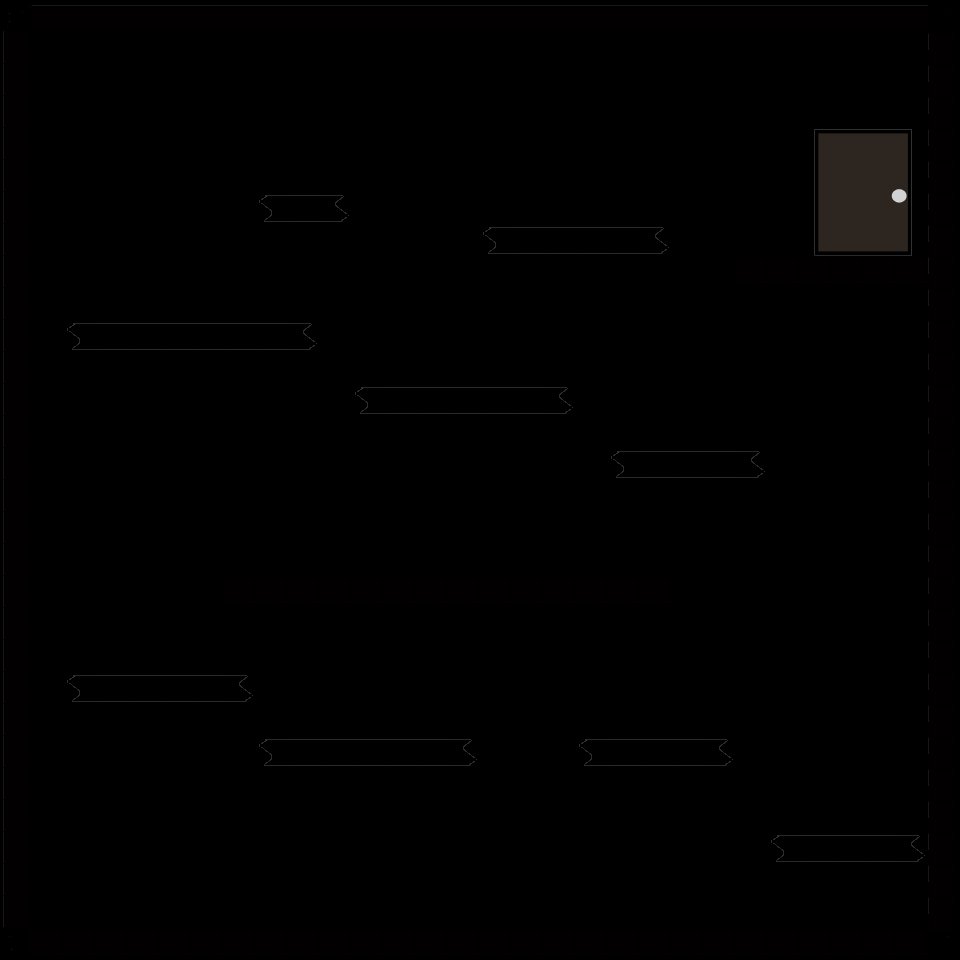

Tiled map render using the project's own tile images. Description and the map definition, with tile-layer contents summarised, below:
An orthogonal 30x30 tile map with 32x32 px tiles, 3 tile layers (level, door, platforms).

<map version="1.0" orientation="orthogonal" width="30" height="30" tilewidth="32" tileheight="32">
 <tileset firstgid="1" name="TileSet" tilewidth="32" tileheight="32">
  <image source="../TileSet.png" width="128" height="256" />
 </tileset>
 <layer name="level" width="30" height="30">
  <data>[900 cells, 136 non-empty, 8 distinct tile ids]</data>
 </layer>
 <layer name="door" width="30" height="30">
  <data>[900 cells, 16 non-empty, 16 distinct tile ids]</data>
 </layer>
 <layer name="platforms" width="30" height="30">
  <data>[900 cells, 52 non-empty, 3 distinct tile ids]</data>
 </layer>
</map>
